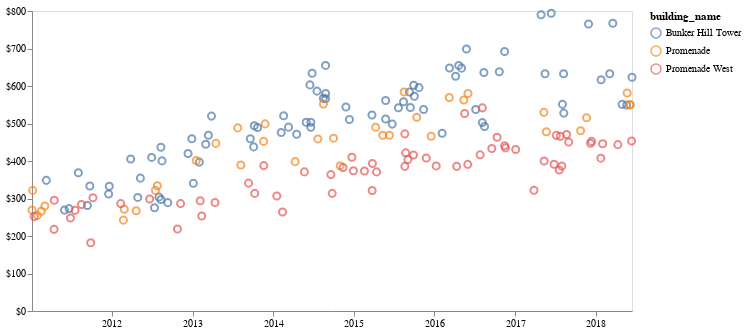

The cell this chart's notebook holds for it:
### Code cell
chart = alt.Chart(bunker_hill).mark_point(size=50).encode(
    x=alt.X(
        "date:T",
        axis=alt.Axis(title="", format="%Y", tickCount=7, grid=False),
    ),
    y=alt.Y(
        "price_per_square_foot:Q",
        axis=alt.Axis(title="", format="$s", grid=False)
    ),
    color="building_name:N",
    tooltip=["building_name", "unit", "price", "square_feet", "price_per_square_foot"]
).properties(width=600)

# chart.configure_view(
#     strokeOpacity=0
# ).save('assets/price-per-sqft-by-date.svg')

chart

### Figure 1 — Vega-Lite specification as saved in the notebook (floating-point values rounded to 4 significant figures; data arrays with more than 128 entries replaced by an {"elided": "..."} marker saying what was removed)
{"$schema": "https://vega.github.io/schema/vega-lite/v2.4.3.json", "config": {"view": {"height": 300, "width": 400}}, "data": {"values": {"elided": "181 records"}}, "encoding": {"color": {"field": "building_name", "type": "nominal"}, "tooltip": [{"field": "building_name", "type": "nominal"}, {"field": "unit", "type": "nominal"}, {"field": "price", "type": "quantitative"}, {"field": "square_feet", "type": "quantitative"}, {"field": "price_per_square_foot", "type": "quantitative"}], "x": {"axis": {"format": "%Y", "grid": false, "tickCount": 7, "title": ""}, "field": "date", "type": "temporal"}, "y": {"axis": {"format": "$s", "grid": false, "title": ""}, "field": "price_per_square_foot", "type": "quantitative"}}, "mark": {"size": 50, "type": "point"}, "width": 600}
